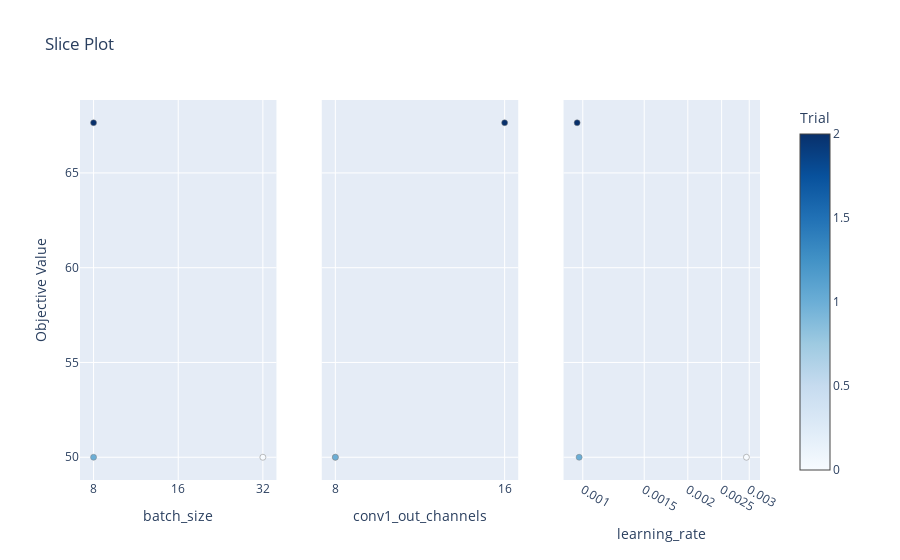

This figure's notebook cell:
### Code cell
fig4 = plot_slice(study, params=["learning_rate", "batch_size", "conv1_out_channels"])
fig4.show()

### Figure 1 — Plotly figure (JSON) as saved in the notebook; plotly's stock layout.template omitted (floating-point values rounded to 4 significant figures)
{"data": [{"marker": {"color": [0, 1, 2], "colorbar": {"title": {"text": "Trial"}, "x": 1, "xpad": 40}, "colorscale": [[0, "rgb(247,251,255)"], [0.125, "rgb(222,235,247)"], [0.25, "rgb(198,219,239)"], [0.375, "rgb(158,202,225)"], [0.5, "rgb(107,174,214)"], [0.625, "rgb(66,146,198)"], [0.75, "rgb(33,113,181)"], [0.875, "rgb(8,81,156)"], [1, "rgb(8,48,107)"]], "line": {"color": "Grey", "width": 0.5}, "showscale": true}, "mode": "markers", "name": "Feasible Trial", "showlegend": false, "type": "scatter", "x": [32, 8, 8], "xaxis": "x", "y": [50, 50, 67.65], "yaxis": "y"}, {"marker": {"color": [0, 1, 2], "colorbar": {"title": {"text": "Trial"}, "x": 1, "xpad": 40}, "colorscale": [[0, "rgb(247,251,255)"], [0.125, "rgb(222,235,247)"], [0.25, "rgb(198,219,239)"], [0.375, "rgb(158,202,225)"], [0.5, "rgb(107,174,214)"], [0.625, "rgb(66,146,198)"], [0.75, "rgb(33,113,181)"], [0.875, "rgb(8,81,156)"], [1, "rgb(8,48,107)"]], "line": {"color": "Grey", "width": 0.5}, "showscale": false}, "mode": "markers", "name": "Feasible Trial", "showlegend": false, "type": "scatter", "x": [8, 8, 16], "xaxis": "x2", "y": [50, 50, 67.65], "yaxis": "y2"}, {"marker": {"color": [0, 1, 2], "colorbar": {"title": {"text": "Trial"}, "x": 1, "xpad": 40}, "colorscale": [[0, "rgb(247,251,255)"], [0.125, "rgb(222,235,247)"], [0.25, "rgb(198,219,239)"], [0.375, "rgb(158,202,225)"], [0.5, "rgb(107,174,214)"], [0.625, "rgb(66,146,198)"], [0.75, "rgb(33,113,181)"], [0.875, "rgb(8,81,156)"], [1, "rgb(8,48,107)"]], "line": {"color": "Grey", "width": 0.5}, "showscale": false}, "mode": "markers", "name": "Feasible Trial", "showlegend": false, "type": "scatter", "x": [0.002945, 0.0009763, 0.0009634], "xaxis": "x3", "y": [50, 50, 67.65], "yaxis": "y3"}], "layout": {"title": {"text": "Slice Plot"}, "xaxis": {"anchor": "y", "categoryarray": [8, 16, 32], "categoryorder": "array", "domain": [0, 0.2889], "title": {"text": "batch_size"}, "type": "category"}, "xaxis2": {"anchor": "y2", "categoryarray": [8, 16, 32, 64], "categoryorder": "array", "domain": [0.3556, 0.6444], "title": {"text": "conv1_out_channels"}, "type": "category"}, "xaxis3": {"anchor": "y3", "domain": [0.7111, 1], "title": {"text": "learning_rate"}, "type": "log"}, "yaxis": {"anchor": "x", "domain": [0, 1], "title": {"text": "Objective Value"}}, "yaxis2": {"anchor": "x2", "domain": [0, 1], "matches": "y", "showticklabels": false}, "yaxis3": {"anchor": "x3", "domain": [0, 1], "matches": "y", "showticklabels": false}}}
